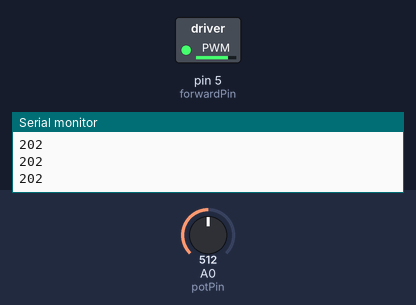
Bench run of a sketch on a simulated Arduino Uno, built with avr-gcc and run on an emulated ATmega328P. Shown: switched loads named in the sketch (green lamp = pin HIGH), the last lines printed to the serial monitor. The test bench sets the inputs (shaded band); at power-on: A0 (potPin) = 512.

Above: at 1.2 s.
1.3 s: A0 (potPin) set to 306
At 2.5 s:
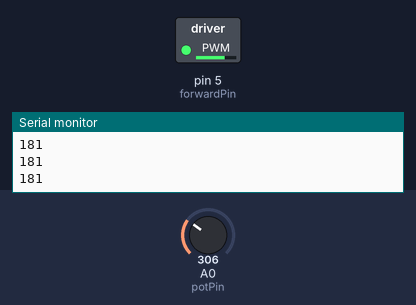
2.8 s: A0 (potPin) set to 511
At 4.1 s:
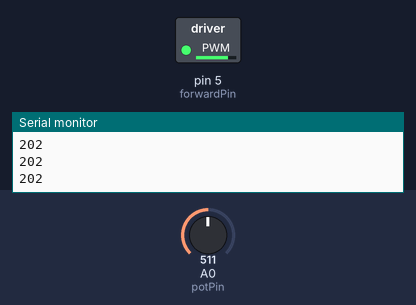
Timing chart, 0 to 5.8 s (numbered marks = the images above; inputs shaded):
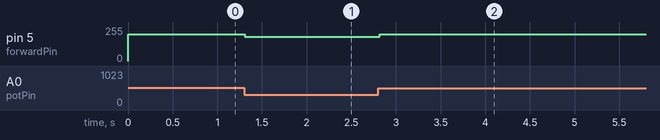

Measured:
- after the input at 1.3 s, pin 5 (forwardPin): 202/255 → 181/255 at once
- after the input at 2.8 s, pin 5 (forwardPin): 181/255 → 202/255 at once

The sketch:

potentioSpeedControl.ino
```cpp
// Pin to drive the motor forward
int forwardPin = 5;
// Pin connected to potentiometer to change the speed
int potPin = A0;

void setup() {
  Serial.begin(9600);
  // Set forwardPin to output
  pinMode(forwardPin, OUTPUT);

}

void loop() {
  // Read potentiometer values
  int potVal = analogRead(potPin);
  // Map to analog output values
  int motorVal = map(potVal, 0, 1023, 150, 255);
  // Print on serial monitor
  Serial.println(motorVal);
  // Set value to forwardPin
  analogWrite(forwardPin, motorVal);
  delay(50);
}
```
